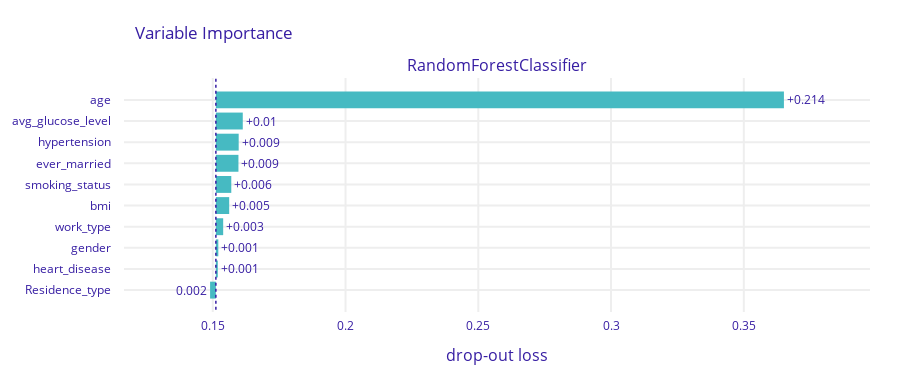
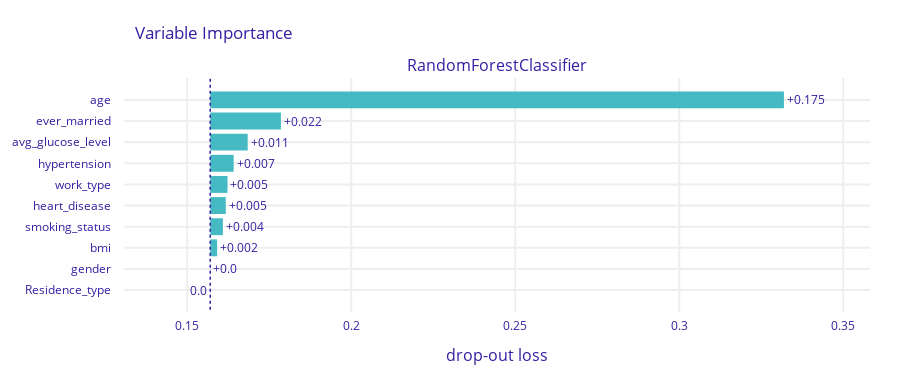

Notebook cell for these charts, in order:
### Code cell
exp_forest.model_parts().plot() 
exp_forest_2.model_parts().plot()

### Figure 1 — Plotly figure (JSON) as saved in the notebook; plotly's stock layout.template omitted (floating-point values rounded to 4 significant figures)
{"data": [{"base": 0.1512, "hoverinfo": "text", "hoverlabel": {"bgcolor": "rgba(0,0,0,0.8)"}, "hovertext": ["Model: RandomForestClassifier loss after<br>variable: age is permuted: 0.365<br>Drop-out loss change: +0.214", "Model: RandomForestClassifier loss after<br>variable: avg_glucose_level is permuted: 0.161<br>Drop-out loss change: +0.01", "Model: RandomForestClassifier loss after<br>variable: hypertension is permuted: 0.16<br>Drop-out loss change: +0.009", "Model: RandomForestClassifier loss after<br>variable: ever_married is permuted: 0.16<br>Drop-out loss change: +0.009", "Model: RandomForestClassifier loss after<br>variable: smoking_status is permuted: 0.157<br>Drop-out loss change: +0.006", "Model: RandomForestClassifier loss after<br>variable: bmi is permuted: 0.156<br>Drop-out loss change: +0.005", "Model: RandomForestClassifier loss after<br>variable: work_type is permuted: 0.154<br>Drop-out loss change: +0.003", "Model: RandomForestClassifier loss after<br>variable: gender is permuted: 0.152<br>Drop-out loss change: +0.001", "Model: RandomForestClassifier loss after<br>variable: heart_disease is permuted: 0.152<br>Drop-out loss change: +0.001", "Model: RandomForestClassifier loss after<br>variable: Residence_type is permuted: 0.149<br>Drop-out loss change: -0.002"], "marker": {"color": "#46bac2"}, "orientation": "h", "showlegend": false, "text": ["+0.214", "+0.01", "+0.009", "+0.009", "+0.006", "+0.005", "+0.003", "+0.001", "+0.001", "0.002"], "textposition": "outside", "type": "bar", "x": [0.2139, 0.01013, 0.008592, 0.008501, 0.00581, 0.00502, 0.002754, 0.0009228, 0.0007297, -0.00218], "xaxis": "x", "y": ["age", "avg_glucose_level", "hypertension", "ever_married", "smoking_status", "bmi", "work_type", "gender", "heart_disease", "Residence_type"], "yaxis": "y"}], "layout": {"annotations": [{"font": {"size": 16}, "showarrow": false, "text": "RandomForestClassifier", "x": 0.5, "xanchor": "center", "xref": "paper", "y": 1, "yanchor": "bottom", "yref": "paper"}, {"font": {"size": 16}, "showarrow": false, "text": "drop-out loss", "x": 0.5, "xanchor": "center", "xref": "paper", "y": 0, "yanchor": "top", "yref": "paper", "yshift": -30}], "font": {"color": "#371ea3"}, "height": 383, "margin": {"b": 71, "r": 30, "t": 78}, "shapes": [{"line": {"color": "#371ea3", "dash": "dot", "width": 1.5}, "type": "line", "x0": 0.1512, "x1": 0.1512, "xref": "x", "y0": -1, "y1": 10, "yref": "y"}], "title": {"text": "Variable Importance", "x": 0.15}, "xaxis": {"anchor": "y", "automargin": true, "domain": [0, 1], "fixedrange": true, "gridwidth": 2, "range": [0.1166, 0.3975], "tickcolor": "white", "ticklen": 3, "ticks": "outside", "type": "linear", "zeroline": false}, "yaxis": {"anchor": "x", "automargin": true, "autorange": "reversed", "domain": [0, 1], "fixedrange": true, "gridwidth": 2, "tickcolor": "white", "ticklen": 10, "ticks": "outside", "type": "category"}}}

### Figure 2 — Plotly figure (JSON) as saved in the notebook; plotly's stock layout.template omitted (floating-point values rounded to 4 significant figures)
{"data": [{"base": 0.157, "hoverinfo": "text", "hoverlabel": {"bgcolor": "rgba(0,0,0,0.8)"}, "hovertext": ["Model: RandomForestClassifier loss after<br>variable: age is permuted: 0.332<br>Drop-out loss change: +0.175", "Model: RandomForestClassifier loss after<br>variable: ever_married is permuted: 0.179<br>Drop-out loss change: +0.022", "Model: RandomForestClassifier loss after<br>variable: avg_glucose_level is permuted: 0.168<br>Drop-out loss change: +0.011", "Model: RandomForestClassifier loss after<br>variable: hypertension is permuted: 0.164<br>Drop-out loss change: +0.007", "Model: RandomForestClassifier loss after<br>variable: work_type is permuted: 0.162<br>Drop-out loss change: +0.005", "Model: RandomForestClassifier loss after<br>variable: heart_disease is permuted: 0.162<br>Drop-out loss change: +0.005", "Model: RandomForestClassifier loss after<br>variable: smoking_status is permuted: 0.161<br>Drop-out loss change: +0.004", "Model: RandomForestClassifier loss after<br>variable: bmi is permuted: 0.159<br>Drop-out loss change: +0.002", "Model: RandomForestClassifier loss after<br>variable: gender is permuted: 0.157<br>Drop-out loss change: +0.0", "Model: RandomForestClassifier loss after<br>variable: Residence_type is permuted: 0.157<br>Drop-out loss change: -0.0"], "marker": {"color": "#46bac2"}, "orientation": "h", "showlegend": false, "text": ["+0.175", "+0.022", "+0.011", "+0.007", "+0.005", "+0.005", "+0.004", "+0.002", "+0.0", "0.0"], "textposition": "outside", "type": "bar", "x": [0.1749, 0.02155, 0.01142, 0.007149, 0.00527, 0.004739, 0.003871, 0.002105, 4.259e-05, -4.403e-05], "xaxis": "x", "y": ["age", "ever_married", "avg_glucose_level", "hypertension", "work_type", "heart_disease", "smoking_status", "bmi", "gender", "Residence_type"], "yaxis": "y"}], "layout": {"annotations": [{"font": {"size": 16}, "showarrow": false, "text": "RandomForestClassifier", "x": 0.5, "xanchor": "center", "xref": "paper", "y": 1, "yanchor": "bottom", "yref": "paper"}, {"font": {"size": 16}, "showarrow": false, "text": "drop-out loss", "x": 0.5, "xanchor": "center", "xref": "paper", "y": 0, "yanchor": "top", "yref": "paper", "yshift": -30}], "font": {"color": "#371ea3"}, "height": 383, "margin": {"b": 71, "r": 30, "t": 78}, "shapes": [{"line": {"color": "#371ea3", "dash": "dot", "width": 1.5}, "type": "line", "x0": 0.157, "x1": 0.157, "xref": "x", "y0": -1, "y1": 10, "yref": "y"}], "title": {"text": "Variable Importance", "x": 0.15}, "xaxis": {"anchor": "y", "automargin": true, "domain": [0, 1], "fixedrange": true, "gridwidth": 2, "range": [0.1307, 0.3581], "tickcolor": "white", "ticklen": 3, "ticks": "outside", "type": "linear", "zeroline": false}, "yaxis": {"anchor": "x", "automargin": true, "autorange": "reversed", "domain": [0, 1], "fixedrange": true, "gridwidth": 2, "tickcolor": "white", "ticklen": 10, "ticks": "outside", "type": "category"}}}
